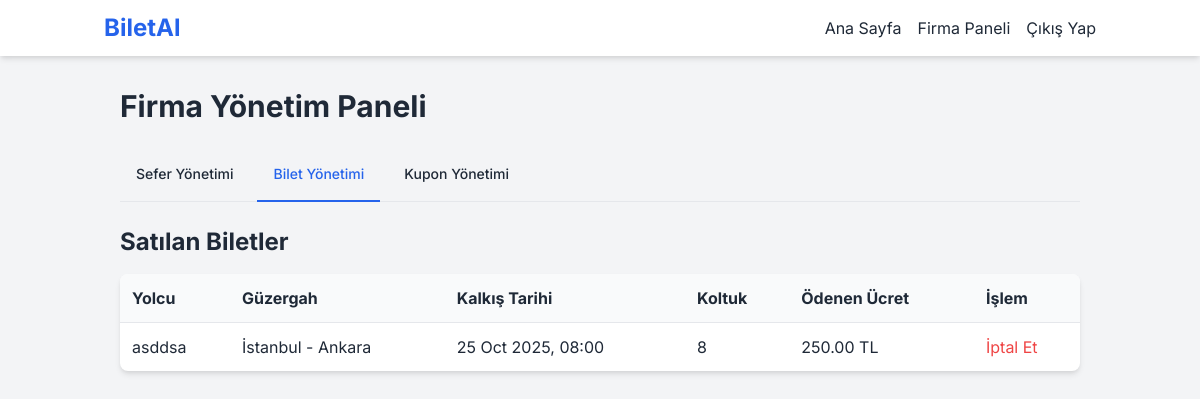
Before: /firmaadmin/index.php?tab=bookings (signed in) with the older database file.
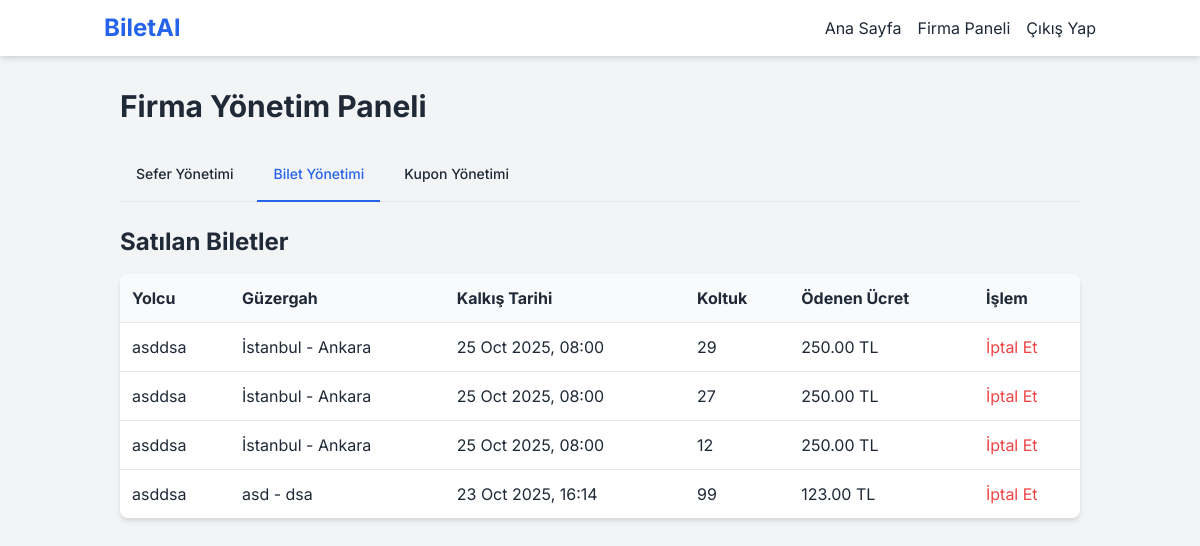
After: the same page with the newer database file.
### tables this page shows
CREATE TABLE bookings (
                id INTEGER PRIMARY KEY AUTOINCREMENT, user_id INTEGER NOT NULL, trip_id INTEGER NOT NULL,
                seat_number INTEGER NOT NULL, price_paid REAL NOT NULL, booking_time TEXT DEFAULT CURRENT_TIMESTAMP,
                FOREIGN KEY (user_id) REFERENCES users(id), FOREIGN KEY (trip_id) REFERENCES trips(id)
            );

CREATE TABLE users (
                id INTEGER PRIMARY KEY AUTOINCREMENT, fullname TEXT NOT NULL, email TEXT NOT NULL UNIQUE,
                password TEXT NOT NULL, role TEXT NOT NULL DEFAULT 'User', company_id INTEGER,
                balance REAL NOT NULL DEFAULT 0.0, FOREIGN KEY (company_id) REFERENCES companies(id)
            );

CREATE TABLE trips (
                id INTEGER PRIMARY KEY AUTOINCREMENT, company_id INTEGER NOT NULL, departure_location TEXT NOT NULL,
                arrival_location TEXT NOT NULL, departure_time TEXT NOT NULL, price REAL NOT NULL,
                seat_count INTEGER NOT NULL, FOREIGN KEY (company_id) REFERENCES companies(id)
            );

### firmaadmin/index.php (the view, shortened to what the changed rows need)
<?php
require_once '../config.php';
$company_id = $_SESSION['company_id'];
$tab = $_GET['tab'] ?? 'trips';
include '../header.php';
?>
<h1 class="text-3xl font-bold mb-6">Firma Yönetim Paneli</h1>
<?php if ($tab === 'trips'):
    $stmt = $pdo->prepare("SELECT * FROM trips WHERE company_id = ? ORDER BY departure_time DESC");
    $stmt->execute([$company_id]);
    $trips = $stmt->fetchAll();
?>
<div class="grid grid-cols-1 md:grid-cols-3 gap-8">
    <div class="md:col-span-2">
        <h2 class="text-2xl font-bold mb-4">Seferleriniz</h2>
        <div class="bg-white rounded-lg shadow-md overflow-x-auto">
            <table class="w-full text-left">
                <thead class="bg-gray-50"><tr><th class="p-3">Güzergah</th><th class="p-3">Kalkış</th><th class="p-3">Fiyat</th><th class="p-3">İşlem</th></tr></thead>
                <tbody>
                <?php foreach($trips as $trip): ?>
                    <tr class="border-t">
                        <td class="p-3"><?php echo htmlspecialchars($trip['departure_location']); ?> - <?php echo htmlspecialchars($trip['arrival_location']); ?></td>
                        <td class="p-3"><?php echo date('d M Y, H:i', strtotime($trip['departure_time'])); ?></td>
                        <td class="p-3"><?php echo $trip['price']; ?> TL</td>
                        <td class="p-3">
                            <form action="index.php?tab=trips&action=delete_trip" method="POST" onsubmit="return confirm('Bu seferi silmek istediğinize emin misiniz?');">
                                <input type="hidden" name="trip_id" value="<?php echo $trip['id']; ?>"><button type="submit" class="text-red-500 hover:underline">Sil</button>
                            </form>
                        </td>
                    </tr>
                <?php endforeach; ?>
                </tbody>
            </table>
        </div>
    </div>
    <div>
        <h2 class="text-2xl font-bold mb-4">Yeni Sefer Ekle</h2>
        <div class="bg-white rounded-lg shadow-md p-6">
            <form action="index.php?tab=trips&action=add_trip" method="POST">
                <div class="mb-3"><label class="block">Kalkış Yeri</label><input type="text" name="departure_location" required class="w-full p-2 border rounded bg-gray-50"></div>
                <div class="mb-3"><label class="block">Varış Yeri</label><input type="text" name="arrival_location" required class="w-full p-2 border rounded bg-gray-50"></div>
                <div class="mb-3"><label class="block">Kalkış Zamanı</label><input type="datetime-local" name="departure_time" required class="w-full p-2 border rounded bg-gray-50"></div>
                <div class="mb-3"><label class="block">Fiyat</label><input type="number" step="0.01" name="price" required class="w-full p-2 border rounded bg-gray-50"></div>
                <div class="mb-3"><label class="block">Koltuk Sayısı</label><input type="number" name="seat_count" required class="w-full p-2 border rounded bg-gray-50"></div>
                <button type="submit" class="w-full bg-blue-500 text-white p-2 rounded hover:bg-blue-600">Ekle</button>
            </form>
        </div>
    </div>
</div>
<?php elseif ($tab === 'bookings'):
    $stmt = $pdo->prepare("SELECT b.*, t.departure_location, t.arrival_location, t.departure_time, u.fullname FROM bookings b JOIN trips t ON b.trip_id = t.id JOIN users u ON b.user_id = u.id WHERE t.company_id = ? ORDER BY t.departure_time DESC");
    $stmt->execute([$company_id]);
    $bookings = $stmt->fetchAll();
?>
<h2 class="text-2xl font-bold mb-4">Satılan Biletler</h2>
<div class="bg-white rounded-lg shadow-md overflow-x-auto">
    <table class="w-full text-left">
        <thead class="bg-gray-50"><tr><th class="p-3">Yolcu</th><th class="p-3">Güzergah</th><th class="p-3">Kalkış Tarihi</th><th class="p-3">Koltuk</th><th class="p-3">Ödenen Ücret</th><th class="p-3">İşlem</th></tr></thead>
        <tbody>
            <?php if (empty($bookings)): ?>
                <tr><td colspan="6" class="p-3 text-center">Firmanıza ait satılmış bilet bulunmuyor.</td></tr>
            <?php else: ?>
                <?php foreach($bookings as $booking): ?>
                <tr class="border-t">
                    <td class="p-3"><?php echo htmlspecialchars($booking['fullname']); ?></td>
                    <td class="p-3"><?php echo htmlspecialchars($booking['departure_location']) . ' - ' . htmlspecialchars($booking['arrival_location']); ?></td>
                    <td class="p-3"><?php echo date('d M Y, H:i', strtotime($booking['departure_time'])); ?></td>
                    <td class="p-3"><?php echo $booking['seat_number']; ?></td>
                    <td class="p-3"><?php echo number_format($booking['price_paid'], 2); ?> TL</td>
                    <td class="p-3">
                        <form action="index.php?tab=bookings&action=cancel_booking" method="POST" onsubmit="return confirm('Bu bileti iptal etmek istediğinize emin misiniz? Ücret kullanıcıya iade edilecektir.');">
                            <input type="hidden" name="booking_id" value="<?php echo $booking['id']; ?>"><button type="submit" class="text-red-500 hover:underline">İptal Et</button>
                        </form>
                    </td>
                </tr>
                <?php endforeach; ?>
            <?php endif; ?>
        </tbody>
    </table>
</div>
<?php endif; ?>
<?php
include '../footer.php';
?>

Changed rows visible on the page:
removed bookings: user.fullname "asddsa", trip.departure_location "İstanbul", trip.arrival_location "Ankara", trip.departure_time "25 Oct 2025, 08:00", seat_number "8", price_paid "250.00"
added bookings: user.fullname "asddsa", trip.departure_location "İstanbul", trip.arrival_location "Ankara", trip.departure_time "25 Oct 2025, 08:00", seat_number "29", price_paid "250.00"
added bookings: user.fullname "asddsa", trip.departure_location "İstanbul", trip.arrival_location "Ankara", trip.departure_time "25 Oct 2025, 08:00", seat_number "27", price_paid "250.00"
added bookings: user.fullname "asddsa", trip.departure_location "İstanbul", trip.arrival_location "Ankara", trip.departure_time "25 Oct 2025, 08:00", seat_number "12", price_paid "250.00"
added bookings: user.fullname "asddsa", trip.departure_location "asd", trip.arrival_location "dsa", trip.departure_time "23 Oct 2025, 16:14", seat_number "99", price_paid "123.00"
